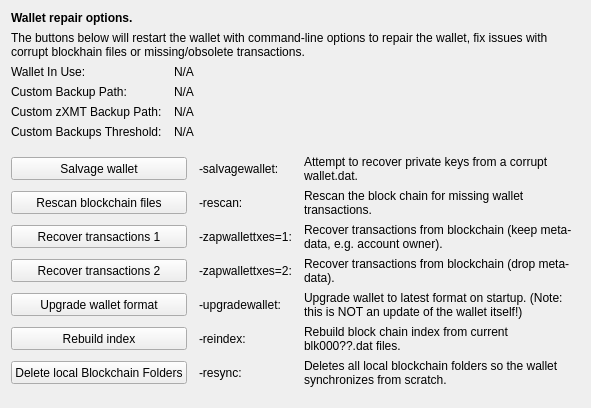
     <widget class="QWidget" name="tab_repair">
      <attribute name="title">
       <string>&amp;Wallet Repair</string>
      </attribute>
      <layout class="QGridLayout" name="gridLayout_4" columnstretch="0,0,0,0">
       <property name="horizontalSpacing">
        <number>12</number>
       </property>
       <item row="0" column="0" colspan="4">
        <widget class="QLabel" name="label_repair_header">
         <property name="font">
          <font>
           <weight>75</weight>
           <bold>true</bold>
          </font>
         </property>
         <property name="text">
          <string>Wallet repair options.</string>
         </property>
        </widget>
       </item>
       <item row="1" column="0" colspan="4">
        <widget class="QLabel" name="label_repair_helptext">
         <property name="font">
          <font>
           <weight>50</weight>
           <bold>false</bold>
          </font>
         </property>
         <property name="text">
          <string>The buttons below will restart the wallet with command-line options to repair the wallet, fix issues with corrupt blockhain files or missing/obsolete transactions.</string>
         </property>
         <property name="wordWrap">
          <bool>true</bool>
         </property>
        </widget>
       </item>
       <item row="2" column="0">
        <widget class="QLabel" name="wallet_path_label">
         <property name="text">
          <string>Wallet In Use:</string>
         </property>
        </widget>
       </item>
       <item row="2" column="1" colspan="3">
        <widget class="QLabel" name="wallet_path">
         <property name="cursor">
          <cursorShape>IBeamCursor</cursorShape>
         </property>
         <property name="text">
          <string>N/A</string>
         </property>
         <property name="textFormat">
          <enum>Qt::PlainText</enum>
         </property>
         <property name="textInteractionFlags">
          <set>Qt::LinksAccessibleByMouse|Qt::TextSelectableByKeyboard|Qt::TextSelectableByMouse</set>
         </property>
        </widget>
       </item>
       <item row="3" column="0">
        <widget class="QLabel" name="wallet_custombackuppath_label">
         <property name="text">
          <string>Custom Backup Path:</string>
         </property>
         <property name="visible">
          <bool>false</bool>
         </property>
        </widget>
       </item>
       <item row="3" column="1" colspan="3">
        <widget class="QLabel" name="wallet_custombackuppath">
         <property name="cursor">
          <cursorShape>IBeamCursor</cursorShape>
         </property>
         <property name="text">
          <string>N/A</string>
         </property>
         <property name="textFormat">
          <enum>Qt::PlainText</enum>
         </property>
         <property name="textInteractionFlags">
          <set>Qt::LinksAccessibleByMouse|Qt::TextSelectableByKeyboard|Qt::TextSelectableByMouse</set>
         </property>
         <property name="visible">
          <bool>false</bool>
         </property>
        </widget>
       </item>
       <item row="4" column="0">
        <widget class="QLabel" name="wallet_customzxmtbackuppath_label">
         <property name="text">
          <string>Custom zXMT Backup Path:</string>
         </property>
         <property name="visible">
          <bool>false</bool>
         </property>
        </widget>
       </item>
       <item row="4" column="1" colspan="3">
        <widget class="QLabel" name="wallet_customzxmtbackuppath">
         <property name="cursor">
          <cursorShape>IBeamCursor</cursorShape>
         </property>
         <property name="text">
          <string>N/A</string>
         </property>
         <property name="textFormat">
          <enum>Qt::PlainText</enum>
         </property>
         <property name="textInteractionFlags">
          <set>Qt::LinksAccessibleByMouse|Qt::TextSelectableByKeyboard|Qt::TextSelectableByMouse</set>
         </property>
         <property name="visible">
          <bool>false</bool>
         </property>
        </widget>
       </item>
       <item row="5" column="0">
        <widget class="QLabel" name="wallet_custombackupthreshold_label">
         <property name="text">
          <string>Custom Backups Threshold:</string>
         </property>
         <property name="visible">
          <bool>false</bool>
         </property>
        </widget>
       </item>
       <item row="5" column="1" colspan="3">
        <widget class="QLabel" name="wallet_custombackupthreshold">
         <property name="cursor">
          <cursorShape>IBeamCursor</cursorShape>
         </property>
         <property name="text">
          <string>N/A</string>
         </property>
         <property name="textFormat">
          <enum>Qt::PlainText</enum>
         </property>
         <property name="textInteractionFlags">
          <set>Qt::LinksAccessibleByMouse|Qt::TextSelectableByKeyboard|Qt::TextSelectableByMouse</set>
         </property>
         <property name="visible">
          <bool>false</bool>
         </property>
        </widget>
       </item>
       <item row="6" column="0">
        <spacer name="verticalSpacer_repair1">
         <property name="orientation">
          <enum>Qt::Vertical</enum>
         </property>
         <property name="sizeHint" stdset="0">
          <size>
           <width>10</width>
           <height>10</height>
          </size>
         </property>
        </spacer>
       </item>
       <item row="7" column="0" colspan="2">
        <widget class="QPushButton" name="btn_salvagewallet">
         <property name="minimumSize">
          <size>
           <width>100</width>
           <height>23</height>
          </size>
         </property>
         <property name="text">
          <string>Salvage wallet</string>
         </property>
        </widget>
       </item>
       <item row="7" column="2">
        <widget class="QLabel" name="label_repair_salvage_command">
         <property name="text">
          <string notr="true">-salvagewallet:</string>
         </property>
        </widget>
       </item>
       <item row="7" column="3">
        <widget class="QLabel" name="label_repair_salvage">
         <property name="text">
          <string>Attempt to recover private keys from a corrupt wallet.dat.</string>
         </property>
         <property name="wordWrap">
          <bool>true</bool>
         </property>
        </widget>
       </item>
       <item row="8" column="0" colspan="2">
        <widget class="QPushButton" name="btn_rescan">
         <property name="minimumSize">
          <size>
           <width>100</width>
           <height>23</height>
          </size>
         </property>
         <property name="text">
          <string>Rescan blockchain files</string>
         </property>
        </widget>
       </item>
       <item row="8" column="2">
        <widget class="QLabel" name="label_repair_rescan_command">
         <property name="text">
          <string notr="true">-rescan:</string>
         </property>
        </widget>
       </item>
       <item row="8" column="3">
        <widget class="QLabel" name="label_repair_rescan">
         <property name="text">
          <string>Rescan the block chain for missing wallet transactions.</string>
         </property>
         <property name="wordWrap">
          <bool>true</bool>
         </property>
        </widget>
       </item>
       <item row="9" column="0" colspan="2">
        <widget class="QPushButton" name="btn_zapwallettxes1">
         <property name="minimumSize">
          <size>
           <width>100</width>
           <height>23</height>
          </size>
         </property>
         <property name="text">
          <string>Recover transactions 1</string>
         </property>
        </widget>
       </item>
       <item row="9" column="2">
        <widget class="QLabel" name="label_repair_zap1_command">
         <property name="text">
          <string notr="true">-zapwallettxes=1:</string>
         </property>
        </widget>
       </item>
       <item row="9" column="3">
        <widget class="QLabel" name="label_repair_zap1">
         <property name="text">
          <string>Recover transactions from blockchain (keep meta-data, e.g. account owner).</string>
         </property>
         <property name="wordWrap">
          <bool>true</bool>
         </property>
        </widget>
       </item>
       <item row="10" column="0" colspan="2">
        <widget class="QPushButton" name="btn_zapwallettxes2">
         <property name="minimumSize">
          <size>
           <width>100</width>
           <height>23</height>
          </size>
         </property>
         <property name="text">
          <string>Recover transactions 2</string>
         </property>
        </widget>
       </item>
       <item row="10" column="2">
        <widget class="QLabel" name="label_repair_zap2_command">
         <property name="text">
          <string notr="true">-zapwallettxes=2:</string>
         </property>
        </widget>
       </item>
       <item row="10" column="3">
        <widget class="QLabel" name="label_repair_zap2">
         <property name="text">
          <string>Recover transactions from blockchain (drop meta-data).</string>
         </property>
         <property name="wordWrap">
          <bool>true</bool>
         </property>
        </widget>
       </item>
       <item row="11" column="0" colspan="2">
        <widget class="QPushButton" name="btn_upgradewallet">
         <property name="minimumSize">
          <size>
           <width>100</width>
           <height>23</height>
          </size>
         </property>
         <property name="text">
          <string>Upgrade wallet format</string>
         </property>
        </widget>
       </item>
       <item row="11" column="2">
        <widget class="QLabel" name="label_repair_upgrade_command">
         <property name="text">
          <string notr="true">-upgradewallet:</string>
         </property>
        </widget>
       </item>
       <item row="11" column="3">
        <widget class="QLabel" name="label_repair_upgrade">
         <property name="text">
          <string>Upgrade wallet to latest format on startup. (Note: this is NOT an update of the wallet itself!)</string>
         </property>
         <property name="wordWrap">
          <bool>true</bool>
         </property>
        </widget>
       </item>
       <item row="12" column="0" colspan="2">
        <widget class="QPushButton" name="btn_reindex">
         <property name="minimumSize">
          <size>
           <width>100</width>
           <height>23</height>
          </size>
         </property>
         <property name="text">
          <string>Rebuild index</string>
         </property>
        </widget>
       </item>
       <item row="12" column="2">
        <widget class="QLabel" name="label_repair_reindex_command">
         <property name="text">
          <string notr="true">-reindex:</string>
         </property>
        </widget>
       </item>
       <item row="12" column="3">
        <widget class="QLabel" name="label_repair_reindex">
         <property name="text">
          <string>Rebuild block chain index from current blk000??.dat files.</string>
         </property>
         <property name="wordWrap">
          <bool>true</bool>
         </property>
        </widget>
       </item>
       <item row="13" column="0" colspan="2">
        <widget class="QPushButton" name="btn_resync">
         <property name="minimumSize">
          <size>
           <width>100</width>
           <height>23</height>
          </size>
         </property>
         <property name="text">
          <string>Delete local Blockchain Folders</string>
         </property>
        </widget>
       </item>
       <item row="13" column="2">
        <widget class="QLabel" name="label_repair_resync_command">
         <property name="text">
          <string>-resync:</string>
         </property>
        </widget>
       </item>
       <item row="13" column="3">
        <widget class="QLabel" name="label_repair_resync">
         <property name="text">
          <string>Deletes all local blockchain folders so the wallet synchronizes from scratch.</string>
         </property>
         <property name="wordWrap">
          <bool>true</bool>
         </property>
        </widget>
       </item>
       <item row="14" column="0">
        <spacer name="verticalSpacer_repair2">
         <property name="orientation">
          <enum>Qt::Vertical</enum>
         </property>
         <property name="sizeHint" stdset="0">
          <size>
           <width>20</width>
           <height>10</height>
          </size>
         </property>
        </spacer>
       </item>
      </layout>
     </widget>
